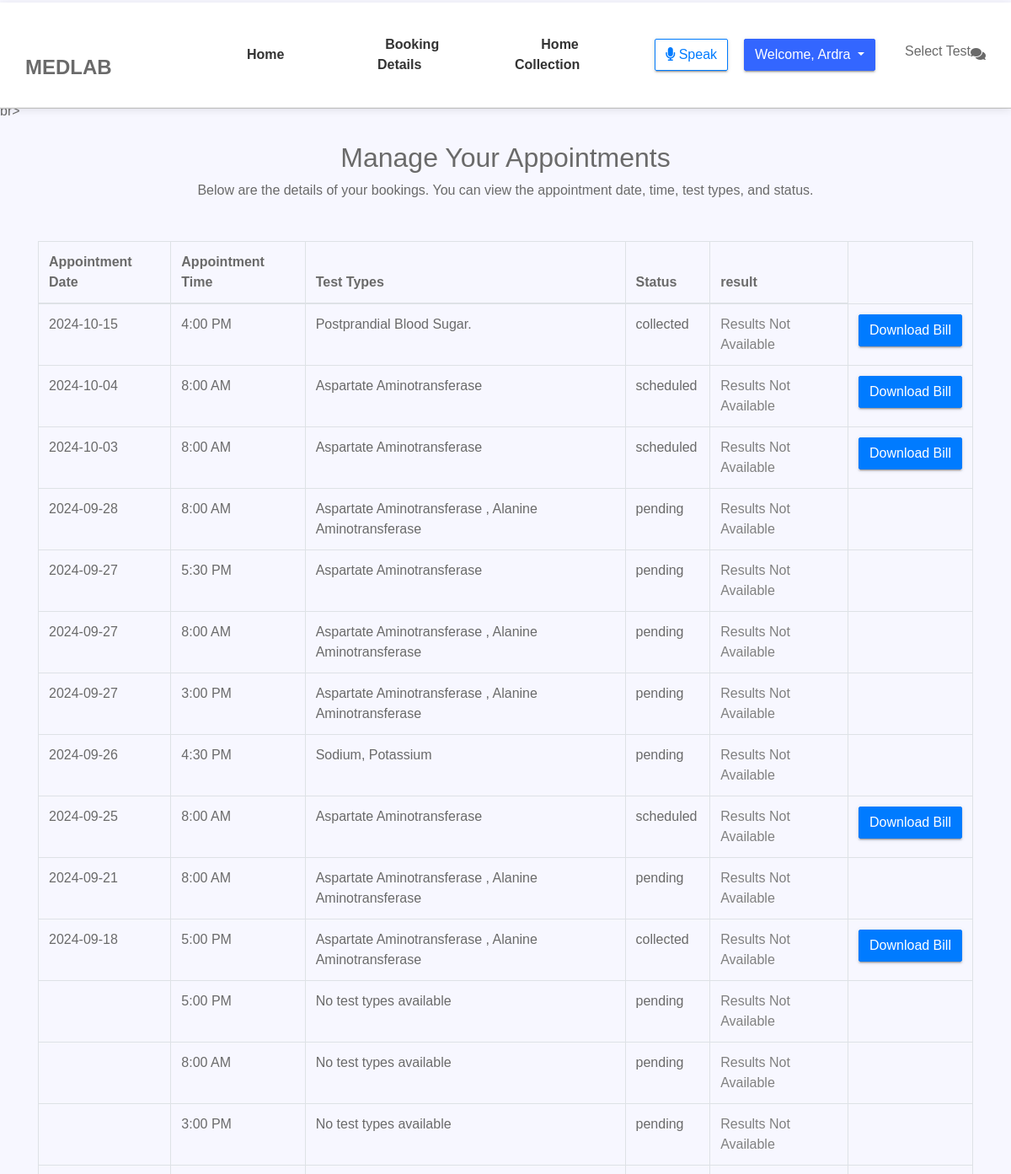
Page /user-bookings/ (signed in, upper part) on the earlier database version.
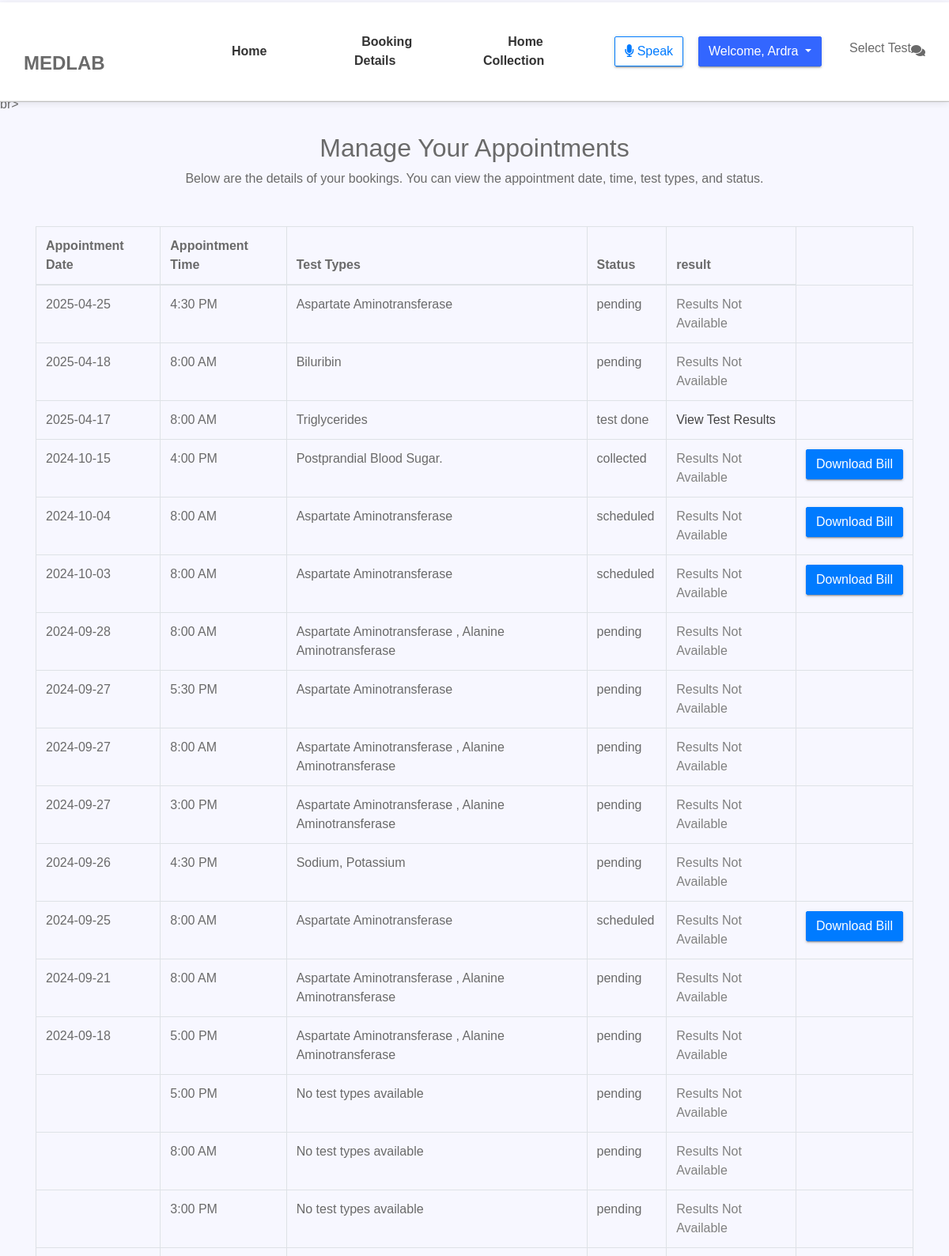
Same page on the later database version.
### myapp/models.py (models this page shows, shortened)
class Booking(models.Model):
    user = models.ForeignKey(settings.AUTH_USER_MODEL, on_delete=models.CASCADE)
    appointment_date = models.DateField()
    appointment_time = models.TimeField()
    STATUS_CHOICES = [
        ('pending', 'Pending'),
        ('scheduled', 'Scheduled'),
        ('collected', 'Collected'),
        ('test done', 'Test Done'),
    ]
    status = models.CharField(max_length=20, choices=STATUS_CHOICES, default='pending')
    test = models.ForeignKey(TestName, on_delete=models.CASCADE)
    test_types = models.ManyToManyField(TestType, related_name='bookings')
    home_collection = models.ForeignKey(
        HomeCollection,
        on_delete=models.SET_NULL,  # Allows the reference to be null if no home collection is involved
        null=True,
        blank=True,
        related_name='bookings'
    )

class TestType(models.Model):
    testtype_id = models.AutoField(primary_key=True)
    test_id = models.ForeignKey(Tests, on_delete=models.CASCADE)
    tests_names = models.CharField(max_length=300)
    normal_range = models.CharField(max_length=100)
    def __str__(self):
        return self.tests_names

### myapp/views.py (the view)
# urls.py: path('user-bookings/', views.user_bookings, name='user_bookings'),
@never_cache
@login_required
def user_bookings(request):
    bookings = Booking.objects.filter(user=request.user).prefetch_related('test_types').order_by('-appointment_date')
    return render(request, 'user/user_bookings.html', {
        'bookings': bookings
    })

### templates/user/user_bookings.html (shortened to what this page needs)
{% load static %}
<!doctype html>
<html lang="en">
<head>
    <link rel="stylesheet" href="{% static 'assets/css/bootstrap.min.css' %}">
    <link rel="stylesheet" href="{% static 'assets/css/fontawsom-all.min.css' %}">
    <link rel="stylesheet" href="{% static 'assets/plugins/slider/css/owl.carousel.min.css' %}">
    <link rel="stylesheet" href="{% static 'assets/plugins/slider/css/owl.theme.default.css' %}">
    <link rel="stylesheet" type="text/css" href="{% static 'assets/css/style.css' %}" />
</head>
<body>
    <header>
        <div id="nav-head" class="header-nav">
            <div class="container">
                <div class="row">
                    <div class="col-lg-2 col-md-3 no-padding col-sm-12 nav-img">
                        <h1 style="margin-top: 20px;">MEDLAB</h1>
                    </div>
<div id="menu" class="col-lg-7 col-md-8 d-none d-md-block nav-item">
    <ul>
        <li><a href="{% url 'user_index' %}" data-name="home">Home</a></li>
        <li><a href="{% url 'user_bookings' %}" data-name="booking details">Booking Details</a></li>
        <li><a href="{% url 'home_collection' %}" data-name="home collection">Home Collection</a></li>
    </ul>
</div>
<div class="ml-3">
    <button id="speechNavBtn" class="btn btn-outline-primary">
        <i class="fas fa-microphone"></i> Speak
    </button>
</div>
<div class="col-md-2 d-flex justify-content-end align-items-center">
    <div class="dropdown">
        <button class="btn btn-info dropdown-toggle" type="button" id="userDropdown" data-toggle="dropdown" aria-haspopup="true" aria-expanded="false">
            Welcome, {{ user.first_name }}
        </button>
    </div>
</div>
<div class="dropdown">
    <div id="testDropdown" class="dropdown-toggle1" data-toggle="dropdown" aria-haspopup="true" aria-expanded="false">
        <h6>Select Test</h6>
    </div>
</div>
<div class="chatbot-icon" onclick="redirectToChatbot()">
    <i class="fas fa-comments"></i>
</div>
</header>
        </header><br><br>
    <br><br><br>br><div class="page-header text-center mt-4">
        <h2>Manage Your Appointments</h2>
        <p>Below are the details of your bookings. You can view the appointment date, time, test types, and status.</p>
    </div>
    <div class="container mt-5">
        {% if bookings %}
            <table class="table table-bordered">
                <thead>
                    <tr>
                        <th>Appointment Date</th>
                        <th>Appointment Time</th>
                        <th>Test Types</th>
                        <th>Status</th>
                        <th>result</th>
                    </tr>
                </thead>
                <tbody>
                    {% for booking in bookings %}
                        <tr>
                            <td>{{ booking.appointment_date|date:"Y-m-d" }}</td>
                            <td>{{ booking.appointment_time|time:"g:i A" }}</td>
                            <td>
                                {% if booking.test_types.all %}
                                    {{ booking.test_types.all|join:", " }}
                                {% else %}
                                    No test types available
                                {% endif %}
                            </td>
                            <td>{{ booking.status }}</td>
<td>
  {% if booking.status == 'test done' %}
    <a href="{% url 'view_test_results' booking.id %}">View Test Results</a>
  {% else %}
    <span style="color: gray;">Results Not Available</span>
  {% endif %}
</td>
                            <td>
                                {% if booking.status == 'scheduled' or booking.status == 'collected' or booking.status == 'Test Done' %}
                                    <a href="{% url 'generate_bill' booking.id %}" class="btn btn-primary">Download Bill</a>
                                {% endif %}
                            </td>
                        </tr>
                    {% endfor %}
                </tbody>
            </table>
        {% else %}
            <p class="text-center">No bookings found.</p>
        {% endif %}
    </div>
</body>
</html>

Differences in the rows shown:
added Booking: appointment_date "2025-04-25", appointment_time "4:30 PM", test_types.all "Aspartate Aminotransferase", status "pending", shows "Results Not Available"
added Booking: appointment_date "2025-04-18", appointment_time "8:00 AM", test_types.all "Biluribin", status "pending", shows "Results Not Available"
added Booking: appointment_date "2025-04-17", appointment_time "8:00 AM", test_types.all "Triglycerides", status "test done", shows "View Test Results"
changed Booking (number 14 of 18 on the later page): status "collected" → "pending"; no longer shows "Download Bill"
